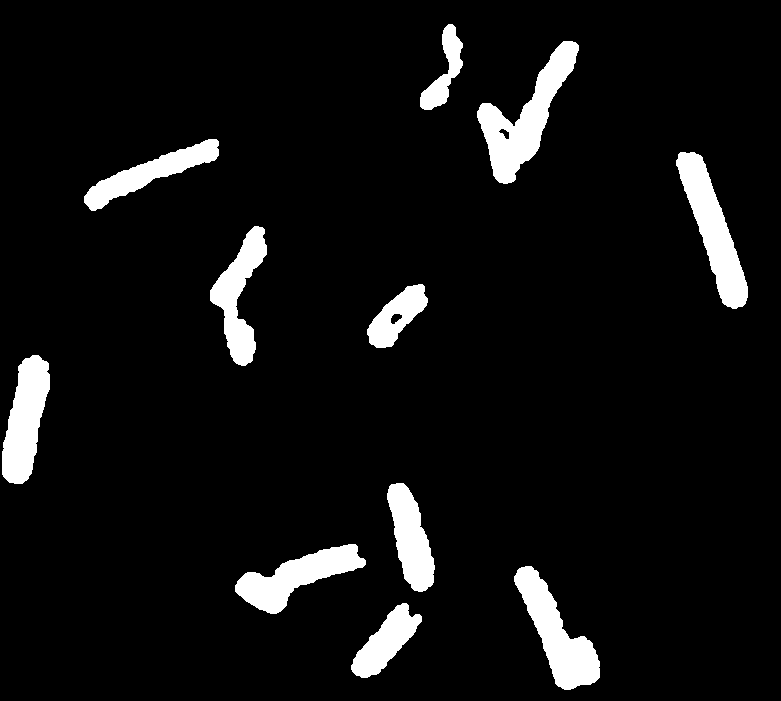
%> input picture codes/ch7_Morphological Image Processing/2. Binary Erosion/bacteria.png, 781 x 701 px
$ octave Binary_Erosion.m   (GNU Octave 9; MATLAB toolbox functions it lacks are replaced by stand-ins)
%> lines starting %> are read from the running program, lines starting %| are printed output that depends on the picture; in (x1, y1, x2, y2) boxes, pixels count from 0 and x2, y2 are one past the last pixel; in counts of white or black regions, pixels touching at a corner belong together; the program's own positions count from 1
% EE368/CS232 Digital Image Processing
% Bernd Girod
% Department of Electrical Engineering, Stanford University

% Script by Qiyuan Tian and David Chen
% Erosion

clear, clc, close all

% Load test image
img = imread('bacteria.png');
%> img: size 701x781 logical; 6.7% white; 11 white regions, largest, box (x1, y1, x2, y2) and area: (477, 41, 579, 184) 5078, (676, 152, 748, 309) 4453, (514, 566, 600, 690) 4363

% Perform dilation with small disk
se1 = strel('disk', 3);
BW1 = imerode(img,se1);
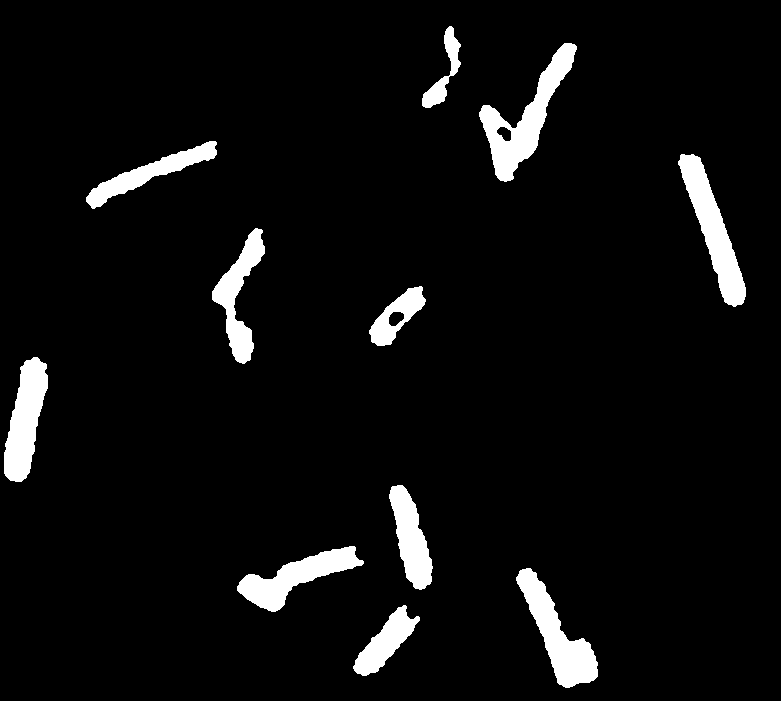
%> BW1: size 701x781 logical; 5.4% white; 11 white regions, largest, box (x1, y1, x2, y2) and area: (479, 43, 577, 182) 4094, (678, 154, 746, 307) 3664, (516, 568, 598, 688) 3637

% Perform dilation with larger disk
se2 = strel('disk', 7);
BW2 = imerode(img, se2);
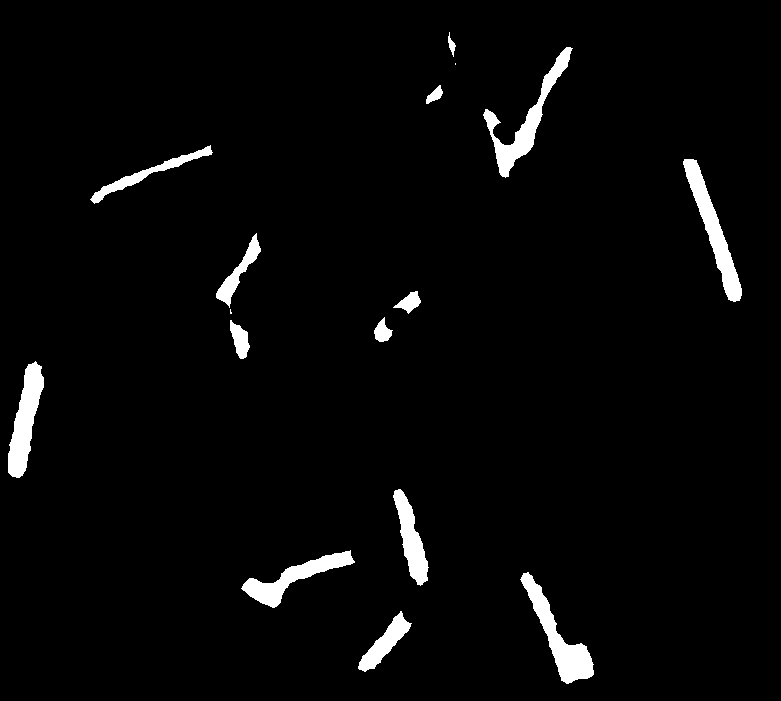
%> BW2: size 701x781 logical; 3.1% white; 16 white regions (2 under 20 px), largest, box (x1, y1, x2, y2) and area: (520, 572, 594, 684) 2339, (483, 47, 573, 178) 2268, (683, 159, 742, 302) 2259

% Show images
subplot(1, 3, 1), imshow(img); title('Original Image');
subplot(1, 3, 2), imshow(BW1); title('Erosion by Small Disk');
subplot(1, 3, 3), imshow(BW2); title('Eorsion by Larger Disk');

% Save images
imwrite(BW1, 'Erosion_disk_3.png');
imwrite(BW2, 'Erosion_disk_7.png')
